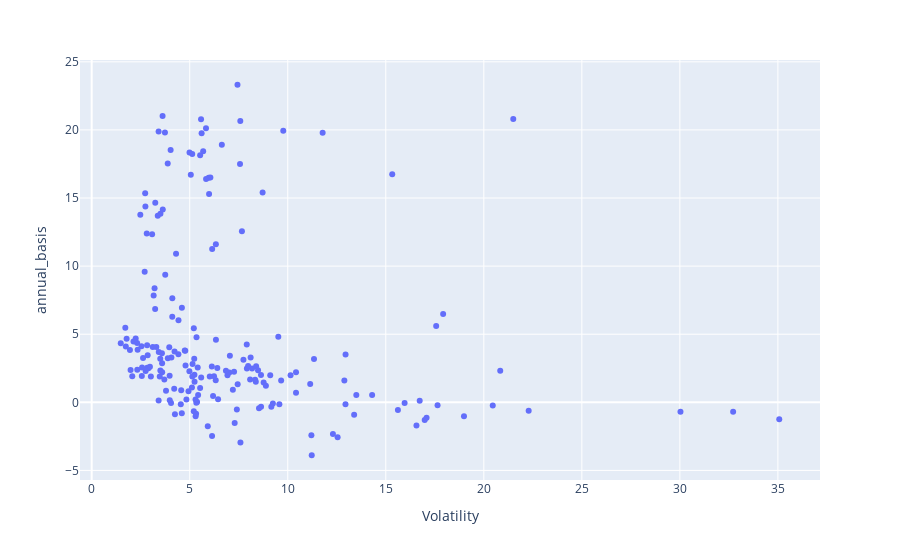

Here is the notebook cell this chart was saved with:
### Code cell
fig = px.scatter(basis_200925, x="Volatility", y="annual_basis")
fig.show()

### Figure 1 — Plotly figure (JSON) as saved in the notebook; plotly's stock layout.template omitted (floating-point values rounded to 4 significant figures; data arrays with more than 128 entries replaced by an {"elided": "..."} marker saying what was removed)
{"data": [{"hovertemplate": "Volatility=%{x}<br>annual_basis=%{y}<extra></extra>", "legendgroup": "", "marker": {"color": "#636efa", "symbol": "circle"}, "mode": "markers", "name": "", "orientation": "v", "showlegend": false, "type": "scatter", "x": {"elided": "193 float values"}, "xaxis": "x", "y": {"elided": "193 float values"}, "yaxis": "y"}], "layout": {"legend": {"tracegroupgap": 0}, "margin": {"t": 60}, "xaxis": {"anchor": "y", "domain": [0, 1], "title": {"text": "Volatility"}}, "yaxis": {"anchor": "x", "domain": [0, 1], "title": {"text": "annual_basis"}}}}
